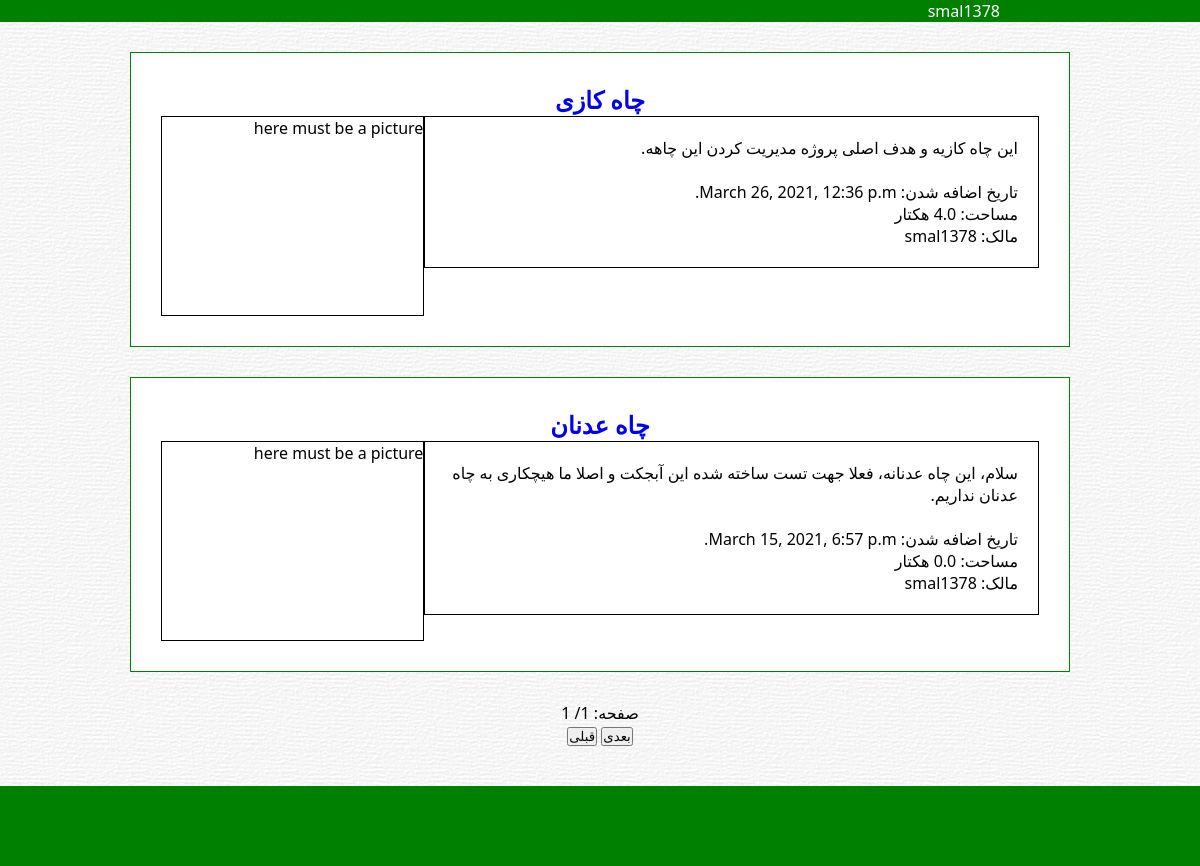
The app's page / (signed in) with its own data.
### maps/models.py (models this page shows, shortened)
class Map(models.Model):
    name = models.CharField(max_length=50)
    user = models.ForeignKey(User, on_delete=models.CASCADE)
    current_water = models.IntegerField(default=0)
    time_created = models.DateTimeField()
    notes = models.TextField()
    s = models.FloatField(default=0)
    rank = models.IntegerField(default=0, db_index=True)

### maps/views.py (the view)
# urls.py: path("", home_view, name="home"),
def home_view(request):
    if request.method == "POST":
        if "prev" in request.POST and request.POST["page"]!="1":
            begin = 5*(int(request.POST["page"])-2)
        elif "next" in request.POST and int(request.POST["page"])*5 < len(Map.objects.all()):
            begin = 5*(int(request.POST["page"]))
        else:
            begin = 5*(int(request.POST["page"])-1)
        maps = Map.objects.order_by("-rank")[begin: begin+5]
        page = request.POST["page"]
    else:
        maps = Map.objects.order_by("-rank")[:5]
        page = 1
    pages = int(len(Map.objects.all()) / 5) + 1
    if request.user.is_authenticated:
        user = request.user.username
    else:
        user = None
    return render(request, "maps/home.html", {"maps": maps, "page": page, "total_pages": pages,
                                              "user": user})

### maps/templates/maps/home.html (shortened to what this page needs)
<!DOCTYPE html>
<html lang="FA">
<head>
    {% extends "maps/base.html" %}
    {% load static %}
    {% block link_css %}
    <link rel="stylesheet" href="{% static 'maps/home.css' %}">
    {% endblock %}
    {% block content %}
    <div id="home_container">
        {% for map in maps %}
            <div class="map">
                <a href="#"><h2>{{ map.name }}</h2></a>
                <div class="info">
                    <p>{{ map.notes }}</p>
                    <br>
                    <p class="more_info">تاریخ اضافه شدن: {{ map.time_created }}</p>
                    <p class="more_info">مساحت: {{ map.s }} هکتار</p>
                    <p class="more_info">مالک: {{ map.user.username }}</p>
                </div>
                <div class="picture">
                    here must be a picture
                </div>
            </div>
        {% endfor %}
        <div class="pagination">
            <p>صفحه: {{page}}/ {{total_pages}}</p>
            <form method="post">
            <button name="next" id="next">بعدی</button>
            <button name="prev" id="prev">قبلی</button>
            </form>
        </div>
    </div>
    {% endblock %}

### maps/templates/maps/base.html (shortened to what this page needs)
<!DOCTYPE html>
<html lang="en">
<head>
    {% load static %}
    <link rel="stylesheet" href="{% static 'maps/base.css' %}">
    {% block link_css %}
    {% endblock %}
</head>
<body>
    {% block header %}
    <header id="main_header">
        <div id="header_container">
            <div>
                {% if user is none %}
                <a href="{% url 'login' %}">ورود به حساب</a>
                {% else %}
                <a href="#">{{ user }}</a>
                {% endif %}
            </div>
        </div>
    </header>
    {% endblock %}
    {% block content %}
    {% endblock %}
    {% block footer %}
    <footer>
    </footer>
    {% endblock %}
</body>
</html>

### maps/static/maps/base.css (style rules this page uses)
* { margin: 0; padding: 0; direction: rtl; box-sizing: border-box; }
a { text-decoration: none; }
body { font-family: segoe ui, sans-serif; background: url("images/background.jpg") repeat; }
#main_header { background-color: green; }
#header_container { max-width: 800px; margin: auto; overflow: auto; }
header a { color: white; }
footer { background-color: green; padding: 40px; margin-top: 40px; }

### maps/static/maps/home.css (style rules this page uses)
#home_container { max-width: 1000px; margin: auto; }
.map { border: green 1px solid; padding: 30px; margin: 30px; overflow: hidden; background: none white; }
.map h2 { text-align: center; }
.map .picture, .info { float: right; border: black 1px solid; }
.map .info { width: 70%; padding: 20px; }
.map p.more_info { margin-left: 50px; }
.map .picture { width: 30%; height: 200px; }
.pagination { text-align: center; }

### records on screen
Map: name "چاه کازی", notes "این چاه کازیه و هدف اصلی پروژه مدیریت کردن این چاهه.", time_created "March 26, 2021, 12:36 p.m.", user.username "smal1378"
Map: name "چاه عدنان", notes "سلام، این چاه عدنانه، فعلا جهت تست ساخته شده این آبجکت و اصلا ما هیچکاری به چاه عدنان نداریم.", time_created "March 15, 2021, 6:57 p.m.", user.username "smal1378"

### other values on screen
{{ user }} "smal1378"
{{ page }} "1"
{{ total_pages }} "1"
